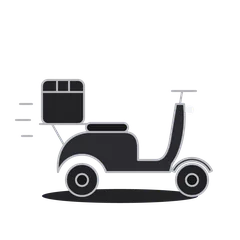
#> input picture data/media/brand/delivery-dark-240.webp, 240 x 240 px
$ python sheet.py ../../../data/media/brand/delivery-dark-1280.webp 5 5 ../../../data/media/brand/delivery-dark-240.webp
#> lines starting #> are read from the running program, lines starting #| are printed output that depends on the picture
#!/usr/bin/env python3
"""Contact sheets for reviewing candidate images (labelled grid on a checkerboard, so transparency
and cut-off edges are visible).

    python3 -I tools/catalog/souq/sheet.py OUT_PREFIX TILE COLS FILE [FILE ...]
    python3 -I tools/catalog/souq/sheet.py OUT_PREFIX TILE COLS --dir DIR

Writes OUT_PREFIX-01.png, OUT_PREFIX-02.png … (ROWS rows per sheet).
"""

from __future__ import annotations

import os
import sys

from PIL import Image, ImageDraw, ImageFont

FONT = "/usr/share/fonts/truetype/dejavu/DejaVuSans.ttf"
ROWS = 6


def checker(size: int, cell: int = 12) -> Image.Image:
#> called with size = 5, cell = 12
    im = Image.new("RGB", (size, size), (235, 235, 235))
    d = ImageDraw.Draw(im)
    for y in range(0, size, cell):
        for x in range(0, size, cell):
            if (x // cell + y // cell) % 2:
                d.rectangle([x, y, x + cell - 1, y + cell - 1], fill=(205, 205, 205))
    return im


def main() -> int:
    if len(sys.argv) < 5:
        print(__doc__)
        return 2
    prefix, tile, cols = sys.argv[1], int(sys.argv[2]), int(sys.argv[3])
    rest = sys.argv[4:]
    if rest[0] == "--dir":
        d = rest[1]
        files = sorted(os.path.join(d, f) for f in os.listdir(d) if not f.endswith(".part"))
    else:
        files = rest
    try:
        font = ImageFont.truetype(FONT, 13)
    except OSError:
        font = ImageFont.load_default()
    label_h = 18
    per = cols * ROWS
    bg = checker(tile)
    for s in range(0, len(files), per):
        chunk = files[s : s + per]
        rows = (len(chunk) + cols - 1) // cols
        sheet = Image.new("RGB", (cols * (tile + 4), rows * (tile + label_h + 4)), (255, 255, 255))
#> sheet: PIL image 45x27 RGB; every value is 255
        d = ImageDraw.Draw(sheet)
        for i, f in enumerate(chunk):
            x = (i % cols) * (tile + 4)
            y = (i // cols) * (tile + label_h + 4)
            cell = bg.copy()
            try:
                im = Image.open(f)
#> im is the input picture: PIL image 240x240 RGBA; mean R, G, B, A 33.6, 33.5, 34.6, 44.4
                im.load()
                im = im.convert("RGBA")
                im.thumbnail((tile, tile))
                cell.paste(im, ((tile - im.size[0]) // 2, (tile - im.size[1]) // 2), im)
            except Exception as exc:  # noqa: BLE001
                ImageDraw.Draw(cell).text((4, 4), f"ERR {exc}"[:40], fill=(200, 0, 0), font=font)
            sheet.paste(cell, (x, y))
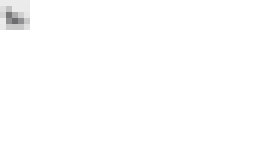
#> sheet: PIL image 45x27 RGB (shown 6 times larger); mean R, G, B 254, 254, 254
            name = os.path.splitext(os.path.basename(f))[0]
            d.text((x + 2, y + tile + 2), name[: tile // 7], fill=(0, 0, 0), font=font)
        out = f"{prefix}-{s // per + 1:02d}.png"
        sheet.save(out)
        print(out, len(chunk))
    return 0


if __name__ == "__main__":
    sys.exit(main())
#> (the program exits here)

$ run again, on data/media/brand/delivery-light-400.webp
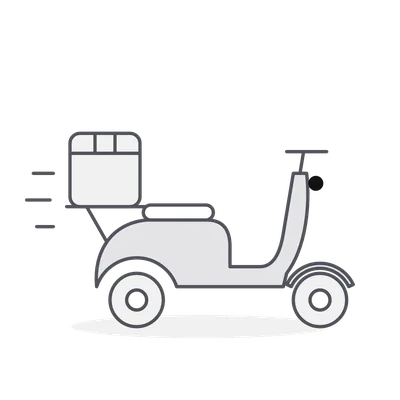
#> input picture data/media/brand/delivery-light-400.webp, 400 x 400 px
#> in main, im is the input picture: PIL image 400x400 RGBA; mean R, G, B, A 43.1, 43.1, 43.7, 44.4
#> in main, `sheet.paste(cell, (x, y))`:
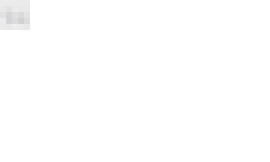
#> sheet: PIL image 45x27 RGB (shown 6 times larger); mean R, G, B 254.5, 254.5, 254.5
